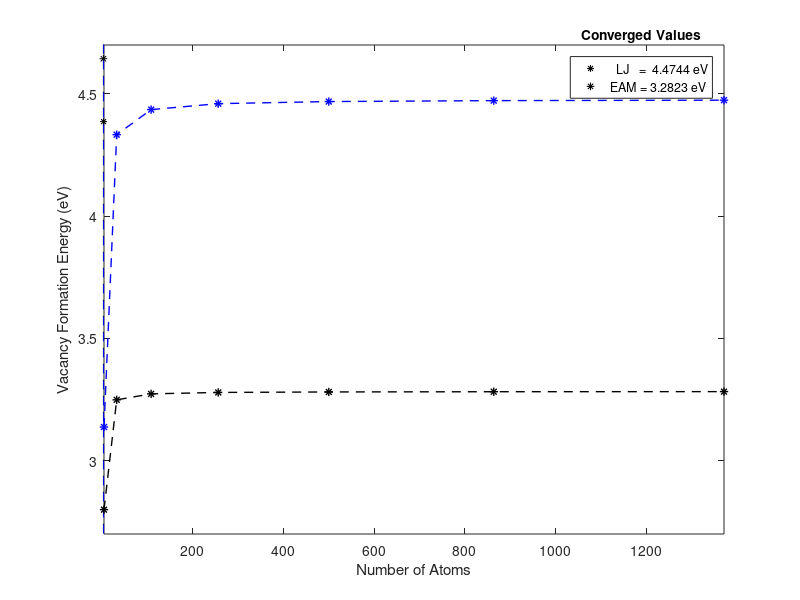

MATLAB code for this plot:
%% MS Lab2
clear; clc; close all;

%% Tutorial 2
a = [3.0 3.1 3.2 3.3 3.4 3.5 3.6 3.7 3.8 3.9 4.0...
    4.1 4.2 4.3 4.4 4.5 4.6 4.7 4.8 4.9 5.0];
Etotlj = [9.96567496490893;4.38654652306884;-0.349063127438108;...
    -4.08772209644045;-7.05239777384006;-9.24996862294402;...
    -10.8526701493103;-12.0363782859575;-12.8258245727982;...
    -13.2394307852542;-13.4177872966399;-13.4179451763361;...
    -13.2449881441355;-12.9291989495811;-12.5330361333102;...
    -12.0937632839879;-11.634992706341;-11.1627859324479;...
    -10.6530850882936;-10.0811626336944;-9.47540967050678].';

[Emin,Ei] = min(Etotlj);
% disp('equlibrium lattice parameter (Ang)')
% disp(a(Ei))
Ang = char(197);
plot(a,Etotlj,'*k','MarkerSize',5)
lgd = legend(['Minimum Energy = ',num2str(a(Ei)),' ',Ang],...
    'Location','best');
title(lgd,'Equilibrium Lattice Parameter')
xlabel(['Lattice Parameter (',Ang,')'])
ylabel('Total Energy (eV)')
set(gcf,'position',[400,400,450,350])

%% 3 part ii
% LJ and EAM
a = 2.5:0.1:4.5;
Ecoh_eam = [23.2496145883705;10.4737334639288;4.64383357556833;...
    1.92741626487709;0.41542244749388;-0.620872630369922;...
    -1.42018051620361;-2.04319880498129;-2.54285272746703;...
    -2.93530815430567;-3.1847517886534;-3.27761557493295;...
    -3.27000147906758;-3.19682250291535;-3.07600337709585;...
    -2.92007488101555;-2.72979227587768;-2.5381232025536;...
    -2.36679251492858;-2.21365548618394;-2.06654219302478];
Ecoh_lj = [210.415845415224;119.110691777186;66.6985414328948;...
    35.8030189205043;17.8437836644785;7.35642476567895;...
    1.6319239936155;-1.73950163222451;-3.5091239957486;...
    -4.32840868084265;-4.46215199626927;-4.42750871841537;...
    -4.2167776510405;-3.91796312158995;-3.58361483707337;...
    -2.96984319808995;-2.6806228471449;-2.40710821974127;...
    -2.15436368019214;-1.92430303226737;-1.71698513619185];
% part i data
eamlat = 3.639;
eamE = -3.283;
ljlat = 3.534;
ljE = -4.478;
[~,a_eam] = min(Ecoh_eam);
[~,a_lj] = min(Ecoh_lj);
MS = 5.5;
Ang = char(197);
hold on
plot(a,Ecoh_eam,'*k','MarkerSize',MS)
plot(a,Ecoh_lj,'*b','MarkerSize',MS)
plot(a,Ecoh_eam,'--k','MarkerSize',MS)
plot(a,Ecoh_lj,'--b','MarkerSize',MS)
plot(eamlat,eamE,'o','MarkerSize',5.7,'MarkerFaceColor','r','MarkerEdgeColor','k')
plot(ljlat,ljE,'o','MarkerSize',5.7,'MarkerFaceColor','y','MarkerEdgeColor','b')
ylim([-5 0])
xlim([3 4.5])
lgd = legend('','','','',['EAM = ',num2str(eamlat),' ',Ang],...
    ['  LJ   = ',num2str(ljlat),' ',Ang],'Location','best');
title(lgd,'Lattice Parameter')
xlabel(['Lattice Parameter (',Ang,')'])
ylabel('Cohesive Energy (eV)')
set(gcf,'position',[400,400,450,350])

%% part 4 vacancies
% Energy min.
% EAM
% Total number of atoms = 2048
% Initial energy of atoms = -6723.82193895975
% Final energy of atoms = -6719.49088010725
% Vacancy formation energy = 1.04794267136731
% LJ
% Total number of atoms = 2048
% Initial energy of atoms = -9170.22739603237
% Final energy of atoms = -9161.30585044798
% Vacancy formation energy = 4.44389548867002

% Other method
% LJ baseline
% Etotb = -17.9106003828758;
% Nb = 4;
% ECohb = -4.47765009571895;
% Evacb = Etotb-(-Nb*ECohb);

% LJ converge
Etotlj = [-9.41278242184843 -134.329502871569 -474.630910146196...
    -1137.32312431258 -2229.86974766805 -3859.73438250981 -6134.38063113699];
N = [3 31 107 255 499 863 1371]+1;
Ecohlj = -1*[-3.13759414061614 -4.33320977005061 -4.43580289856258...
    -4.46009068357874 -4.46867684903417 -4.47246162515621 -4.47438412190882];
Evaclj = Etotlj-(-N.*Ecohlj);
% EAM converge
Etoteam = [-8.39909547923335;-100.710747827532;-350.228703976327;...
    -836.129898783895;-1637.21024698046;-2832.26453691161;-4500.08755692957].';
Ecoheam = [-2.79969849307778;-3.24873380088813;-3.27316545772268;...
    -3.27894077954469;-3.28098245887868;-3.28188242979329;-3.28233957471158].';

Ecoheam = Ecoheam*-1;
Evaceam = Etoteam-(-N.*Ecoheam);
% plot
hold on
plot(N,Evaclj,'--*b',"LineWidth",1)
plot(N,Evaceam,'--*k',"LineWidth",1)
xlim([min(N) max(N)])
ylim([2.7 4.7])
lgd = legend(['  LJ   =  ',num2str(Evaclj(7)),' eV'],...
    ['EAM = ',num2str(Evaceam(7)),' eV'],'Location','best');
title(lgd,'Converged Values')
xlabel('Number of Atoms')
ylabel('Vacancy Formation Energy (eV)')
set(gcf,'position',[400,400,450,350])

%% prob 5 surface energy

% Total # of neighbors = 62230
% Ave neighs/atom = 57.727273
% Neighbor list builds = 0
% Dangerous builds = 0
% Total energy (eV) = -4497.06011124846;
% Number of atoms = 1078;
% Lattice constant (Angstoms) = 24.738;
% Cohesive energy (eV) = -4.17166986201156;
% %% ecoh = -4.17166986201156;

% 1372 (Before removal)










